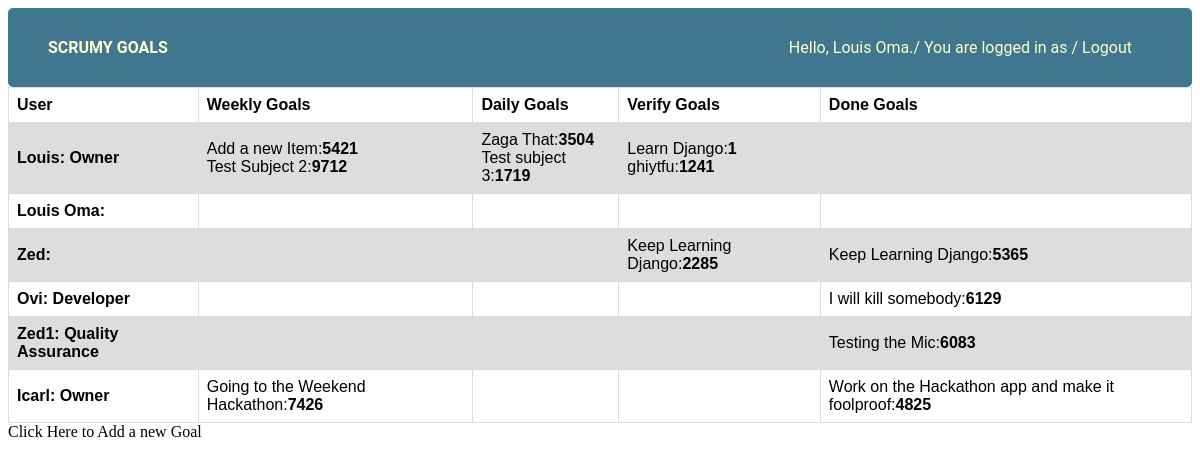
Screenshot of /madusonovidiusscrumy/ (signed in) with the database file from the repository.
### madusonovidiusscrumy/models.py (models this page shows, shortened)
class ScrumyGoals(models.Model):
    goal_name = models.CharField(max_length=50)
    goal_id = models.IntegerField()
    created_by = models.CharField(max_length=50)
    moved_by = models.CharField(max_length=50)
    owner = models.CharField(max_length=50)
    goal_status = models.ForeignKey(GoalStatus, on_delete=models.PROTECT,)
    user = models.ForeignKey(User,
                             related_name='created_by',
                             on_delete=models.PROTECT,)

### madusonovidiusscrumy/views.py (the view)
# urls.py: path('', views.home, name='home'),
@login_required
def home(request):
    scrumygoals = ScrumyGoals.objects.all()
    user = User.objects.all()
    dictionary = {
        'users': user,
        'scrumygoals': scrumygoals
    }
    return render(request, 'home.html', dictionary)

### madusonovidiusscrumy/templates/madusonovidiusscrumy/home.html (shortened to what this page needs)
{% load static %}
<link href="/static/styles.css" rel="stylesheet" type="text/css">
<div id="header">
    <a href="{% url 'madusonovidiusscrumy:home' %}"><h1 style="font-size: inherit">SCRUMY GOALS</h1></a>
<div id="user-tools">
    {% if user.is_authenticated %}
       Hello, {{ user.get_username.title }}./ You are logged in as {{ user.groups.get }}/
       <a href="{% url 'logout'%}">Logout</a>
   {% else %}
       <a href="{% url 'login'%}?next={{request.path}}">Login</a>
   {% endif %}
</div>
  </div>
<table>
        <tr>
        <th>User</th>
        <th>Weekly Goals</th>
        <th>Daily Goals</th>
        <th>Verify Goals</th>
        <th>Done Goals</th>
        </tr>
        {% for user in users %}
        <tr>
            <td><b>{{ user.username.title }}: {{ user.groups.get }}</b></td>
            <td>
            {% for goal in user.created_by.all %}
                {% if goal.goal_status.status_name == 'Weekly Goal' %}
                    <a href="{% url 'madusonovidiusscrumy:movegoal' goal.goal_id %}">{{ goal.goal_name }}:<b>{{ goal.goal_id }}</b></a><br>
                {% endif %}
            {% endfor %}
            </td>
            <td>
            {% for goal in user.created_by.all %}
                {% if goal.goal_status.status_name == 'Daily Goal' %}
               <a href="{% url 'madusonovidiusscrumy:movegoal' goal.goal_id %}">{{ goal.goal_name }}:<b>{{ goal.goal_id }}</b></a><br>
                {% endif %}
                {% endfor %}
            </td>
            <td>
            {% for goal in user.created_by.all %}
                {% if goal.goal_status.status_name == 'Verify Goal' %}
                    <a href="{% url 'madusonovidiusscrumy:movegoal' goal.goal_id %}">{{ goal.goal_name }}:<b>{{ goal.goal_id }}</b></a><br>
                {% endif %}
                {% endfor %}
            </td>
            <td>
            {% for goal in user.created_by.all %}
                {% if goal.goal_status.status_name == 'Done Goal' %}
                <a href="{% url 'madusonovidiusscrumy:movegoal' goal.goal_id %}">{{ goal.goal_name }}:<b>{{ goal.goal_id }}</b></a><br>
                {% endif %}
                {% endfor %}
            </td>
        </tr>
        {% endfor %}
</table>
<a href="{% url 'madusonovidiusscrumy:addgoal' %}"> Click Here to Add a new Goal</a>

### static/styles.css (style rules this page uses)
table { font-family: arial, sans-serif; border-collapse: collapse; width: 100%; }
td, th { border: 1px solid #dddddd; text-align: left; padding: 8px; }
tr:nth-child(even) { background-color: #dddddd; }
div { border-radius: 5px; padding: 20px; }
#header { width: auto; height: auto; display: flex; justify-content: space-between; align-items: center; padding: 10px 40px; background: #417690; color: #ffc; overflow: hidden; font-family: "Roboto", "Lucida Grande", "DejaVu Sans", "Bitstream Vera Sans", "Verdana", "Arial", "sans-serif"; }
#user-tools { background-color: inherit; font-size: inherit; font-family: inherit; }
a:link,a:visited { text-decoration: none; color: unset; }

### rows the page displays
ScrumyGoals: goal_name "Add a new Item", goal_id "5421"
ScrumyGoals: goal_name "Test Subject 2", goal_id "9712"
ScrumyGoals: goal_name "Zaga That", goal_id "3504"
ScrumyGoals: goal_name "Test subject 3", goal_id "1719"
ScrumyGoals: goal_name "Learn Django", goal_id "1"
ScrumyGoals: goal_name "ghiytfu", goal_id "1241"
ScrumyGoals: goal_name "Keep Learning Django", goal_id "2285"
ScrumyGoals: goal_name "Keep Learning Django", goal_id "5365"
ScrumyGoals: goal_name "I will kill somebody", goal_id "6129"
ScrumyGoals: goal_name "Testing the Mic", goal_id "6083"
ScrumyGoals: goal_name "Going to the Weekend Hackathon", goal_id "7426"
ScrumyGoals: goal_name "Work on the Hackathon app and make it foolproof", goal_id "4825"

### other values shown
{{ user.get_username.title }} "Louis Oma"
{{ user.username.title }} "Louis"
{{ user.groups.get }} "Owner"
{{ user.username.title }} "Louis Oma"
{{ user.username.title }} "Zed"
{{ user.username.title }} "Ovi"
{{ user.groups.get }} "Developer"
{{ user.username.title }} "Zed1"
{{ user.groups.get }} "Quality Assurance"
{{ user.username.title }} "Icarl"
